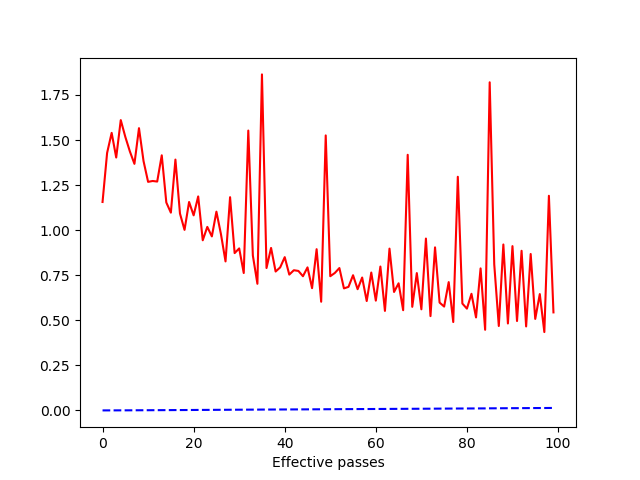

Here is the Python script that generated this plot:

from chain_utils import *
from solverFW import solverFW 
from loadOCR import loadOCRData

import argparse
import numpy as np 
import matplotlib.pyplot as plt

def ocr(options, path):
	patterns_train, labels_train, patterns_test, labels_test = loadOCRData(path)

	param = {
		'patterns': patterns_train,
		'labels': labels_train,
		'lossFn': chain_loss,
		'oracleFn': chain_oracle,
		'featureFn': chain_featuremap
	}

	model, progress = solverFW(param, options)

	avg_loss = 0.
	n = len(patterns_train)
	for i in range(n):
		ypredict = chain_oracle(param, model, patterns_train[i])
		avg_loss += chain_loss(param, labels_train[i], ypredict)
	avg_loss /= n
	print("Average loss on the training set: {:.6f}".format(avg_loss))

	avg_loss = 0.
	n = len(patterns_test)
	for i in range(n):
		ypredict = chain_oracle(param, model, patterns_test[i])
		avg_loss += chain_loss(param, labels_test[i], ypredict)
	avg_loss /= n
	print("Average loss on the test set: {:.6f}".format(avg_loss))

	plt.plot(progress['eff_pass'], progress['primal'], 'r-')
	plt.plot(progress['eff_pass'], progress['dual'], 'b--')
	plt.xlabel("Effective passes")
	plt.savefig("ocr.png")
	plt.show()

if __name__ == "__main__":
	parser = argparse.ArgumentParser(description="BCFW")

	parser.add_argument('--lambda', type=float, default=1e-2)
	parser.add_argument('--gap-threshold', type=float, default=0.1)
	parser.add_argument('--num-passes', type=int, default=100)
	parser.add_argument('--do-line-search', action='store_true')
	parser.add_argument('--debug', action='store_true')

	options = parser.parse_args()
	ocr(options, 'data/letter.data')